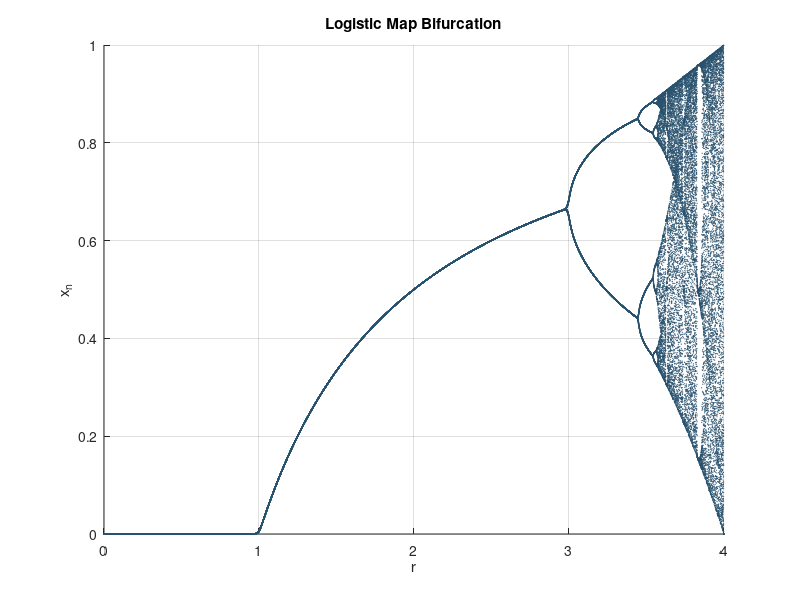

Source code (MATLAB):
% Iterates the logistic map and plots the bifurcation diagram.
endpoint = 4;     % bifurcation parameter limit
n        = 200;   % number of iterations
res      = 0.001; % parameter increment

num_r    = floor(endpoint/res);
sol      = zeros(n,num_r);   
sol(1,:) = 0.5;

% iteration
for j = 1:num_r
    % increment the parameter
    r = res*j;
    for i = 1:n-1
        sol(i+1,j) = r*sol(i,j)*(1-sol(i,j));
        
        % another sigle-hump function:
        % sol(i+1,j) = r*cos(sol(i,j));
    end
end

% keep only the long-term solution
longterm = sol(end-0.25*n:end,:);

% plot results
t = 0:res:endpoint-res;
figure;
grid on;
hold on;
for i = 1:floor(0.25*n)
    scatter(t,longterm(i,:),0.1,[0.161,0.318,0.427]);
end
xlabel('r'); ylabel('x_n');
title('Logistic Map Bifurcation');
